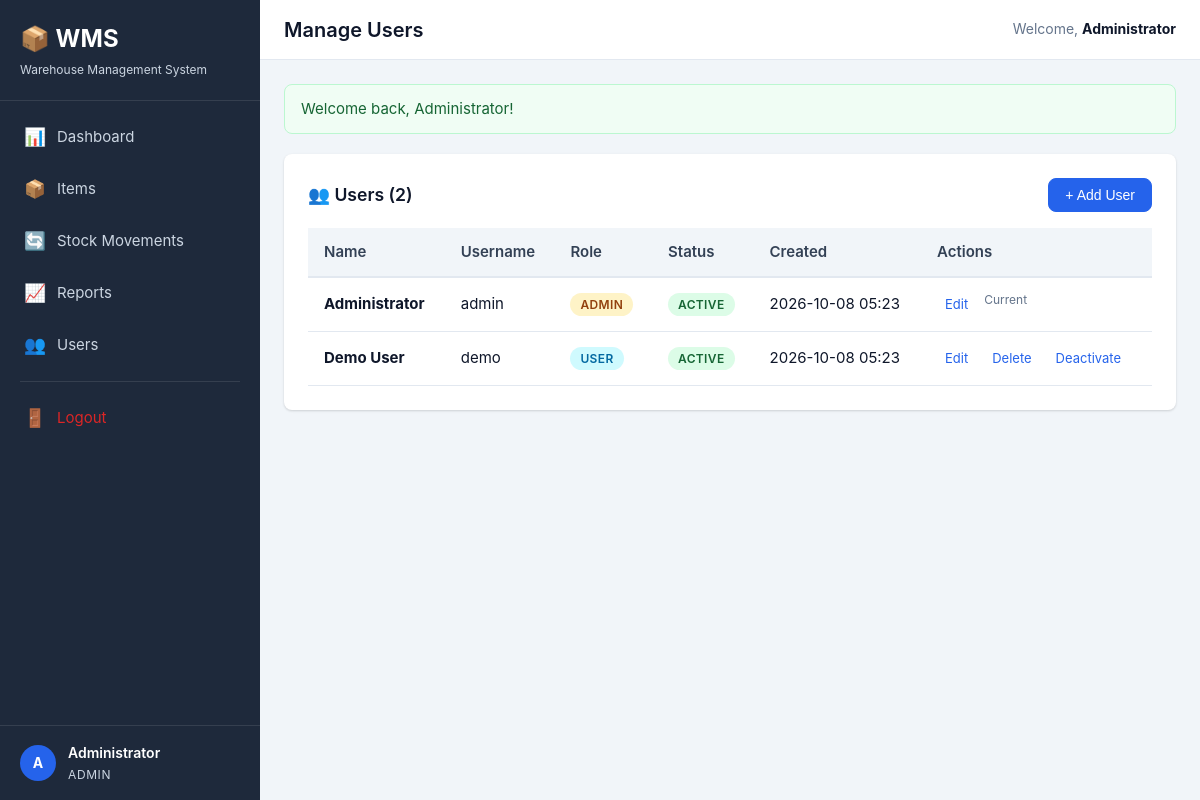
The page /admin/users.php (signed in) on the database its author committed.
### tables this page shows
CREATE TABLE IF NOT EXISTS users (
    id INT UNSIGNED AUTO_INCREMENT PRIMARY KEY,
    full_name VARCHAR(100) NOT NULL,
    username VARCHAR(50) NOT NULL UNIQUE,
    password_hash VARCHAR(255) NOT NULL,
    role ENUM('admin', 'user') NOT NULL DEFAULT 'user',
    is_active TINYINT(1) NOT NULL DEFAULT 1,
    created_at TIMESTAMP NOT NULL DEFAULT CURRENT_TIMESTAMP,
    updated_at TIMESTAMP NOT NULL DEFAULT CURRENT_TIMESTAMP ON UPDATE CURRENT_TIMESTAMP,
    INDEX idx_username (username),
    INDEX idx_role (role),
    INDEX idx_is_active (is_active)
);

### includes/functions.php (called while the page is built, shortened)
<?php
function e(string $value): string
{
    return htmlspecialchars($value, ENT_QUOTES, 'UTF-8');
}
function url(string $path): string
{
    return BASE_PATH . $path;
}
function format_date_short(string $date): string
{
    $dt = new DateTime($date);
    return $dt->format('Y-m-d H:i');
}

### includes/auth.php (called while the page is built, shortened)
<?php
function current_user_id(): int
{
    return (int) ($_SESSION['user_id'] ?? 0);
}

### admin/users.php (the view, shortened to what this page needs)
<?php
require_once __DIR__ . '/../includes/auth.php';
$db = getDB();
$current_user_id = current_user_id();
$stmt = $db->query('SELECT id, full_name, username, role, is_active, created_at FROM users ORDER BY created_at DESC');
$users = $stmt->fetchAll();
include __DIR__ . '/../includes/header.php';
?>
<div class="card">
    <div class="card-header">
        <h3 class="card-title">👥 Users (<?= count($users) ?>)</h3>
        <button class="btn btn-primary" onclick="openAddModal()">+ Add User</button>
    </div>
    <div class="table-container">
        <table>
            <thead>
                <tr>
                    <th>Name</th>
                    <th>Username</th>
                    <th>Role</th>
                    <th>Status</th>
                    <th>Created</th>
                    <th>Actions</th>
                </tr>
            </thead>
            <tbody>
                <?php foreach ($users as $u): ?>
                    <tr>
                        <td><strong><?= e($u['full_name']) ?></strong></td>
                        <td><?= e($u['username']) ?></td>
                        <td>
                            <span class="badge <?= $u['role'] === 'admin' ? 'badge-warning' : 'badge-info' ?>">
                                <?= e($u['role']) ?>
                            </span>
                        </td>
                        <td>
                            <?php if ($u['is_active']): ?>
                                <span class="badge badge-success">Active</span>
                            <?php else: ?>
                                <span class="badge badge-secondary">Inactive</span>
                            <?php endif; ?>
                        </td>
                        <td><?= e(format_date_short($u['created_at'])) ?></td>
                        <td>
                            <div class="action-links">
                                <a href="<?= url('/admin/users.php?edit=' . $u['id']) ?>">Edit</a>
                                <?php if ($u['id'] !== $current_user_id): ?>
                                    <a href="#" data-confirm="Delete user <?= e($u['username']) ?>?" onclick="deleteUser(<?= $u['id'] ?>, '<?= e($u['username']) ?>')">Delete</a>
                                    <a href="#" onclick="toggleActive(<?= $u['id'] ?>, <?= $u['is_active'] ? 1 : 0 ?>)">
                                        <?= $u['is_active'] ? 'Deactivate' : 'Activate' ?>
                                    </a>
                                <?php else: ?>
                                    <span style="font-size:0.75rem; color:var(--gray-500);">Current</span>
                                <?php endif; ?>
                            </div>
                        </td>
                    </tr>
                <?php endforeach; ?>
            </tbody>
        </table>
    </div>
</div>
<?php include __DIR__ . '/../includes/footer.php'; ?>

### assets/css/style.css (style rules this page uses)
*, *::before, *::after { box-sizing: border-box; margin: 0; padding: 0; }
:root { --primary: #2563eb; --primary-dark: #1d4ed8; --success: #16a34a; --danger: #dc2626; --warning: #f59e0b; --info: #0ea5e9; --dark: #1e293b; --gray-100: #f1f5f9; --gray-200: #e2e8f0; --gray-300: #cbd5e1; --gray-500: #64748b; --gray-700: #334155; --gray-900: #0f172a; --sidebar-width: 260px; --topbar-height: 60px; --radius: 8px; --shadow: 0 1px 3px rgba(0,0,0,0.1), 0 1px 2px rgba(0,0,0,0.06); --shadow-lg: 0 10px 15px -3px rgba(0,0,0,0.1), 0 4px 6px -2px rgba(0,0,0,0.05); }
html { font-size: 16px; scroll-behavior: smooth; }
body { font-family: -apple-system, BlinkMacSystemFont, 'Segoe UI', Roboto, 'Helvetica Neue', Arial, sans-serif; background: var(--gray-100); color: var(--gray-900); line-height: 1.6; min-height: 100vh; }
a { color: var(--primary); text-decoration: none; }
.card { background: #fff; border-radius: var(--radius); box-shadow: var(--shadow); padding: 24px; margin-bottom: 20px; }
.card-header { display: flex; align-items: center; justify-content: space-between; margin-bottom: 16px; flex-wrap: wrap; gap: 10px; }
.card-title { font-size: 1.1rem; font-weight: 600; color: var(--gray-900); }
.table-container { overflow-x: auto; -webkit-overflow-scrolling: touch; }
table { width: 100%; border-collapse: collapse; font-size: 0.9375rem; }
thead th { background: var(--gray-100); padding: 12px 16px; text-align: left; font-weight: 600; color: var(--gray-700); border-bottom: 2px solid var(--gray-200); white-space: nowrap; }
tbody td { padding: 12px 16px; border-bottom: 1px solid var(--gray-200); vertical-align: middle; }
.badge { display: inline-block; padding: 2px 10px; border-radius: 50px; font-size: 0.75rem; font-weight: 600; text-transform: uppercase; letter-spacing: 0.03em; }
.badge-success { background: #dcfce7; color: #166534; }
.badge-warning { background: #fef3c7; color: #92400e; }
.badge-info { background: #cffafe; color: #0369a1; }
.btn { display: inline-flex; align-items: center; gap: 6px; padding: 8px 16px; border-radius: var(--radius); font-size: 0.875rem; font-weight: 500; border: 1px solid transparent; cursor: pointer; text-decoration: none; transition: background 0.15s, border-color 0.15s; white-space: nowrap; }
.btn-primary { background: var(--primary); color: #fff; border-color: var(--primary); }
.action-links { display: flex; gap: 8px; }
.action-links a { font-size: 0.8125rem; padding: 4px 8px; border-radius: 4px; transition: background 0.15s; }

### rows shown on the page
users: full_name "Administrator", username "admin", role "ADMIN", is_active "ACTIVE", created_at "2026-10-08 05:23", shows "Current"
users: full_name "Demo User", username "demo", role "USER", is_active "ACTIVE", created_at "2026-10-08 05:23"

### other values the page prints
APP_NAME "Warehouse Management System"
substr($_SESSION['full_name'][0] ?? 'U', 0, 1) "A"
$_SESSION['full_name'] "Administrator"
$_SESSION['role'] "ADMIN"
$page_title "Manage Users"
$flash['message'] "Welcome back, Administrator!"
count($users) "2"
